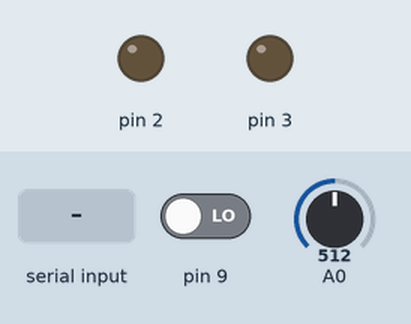
Bench run of a sketch on a simulated Arduino Uno, built with avr-gcc and run on an emulated ATmega328P. On the bench: output pins drawn as LEDs (lit = HIGH). Inputs (shaded band) come from the test bench; at power-on: pin 9 LOW, A0 = 512. What the sketch prints to the serial monitor is not drawn.

Above: at 1.2 s.
1.3 s: "1\n" received over Serial
At 2.2 s:
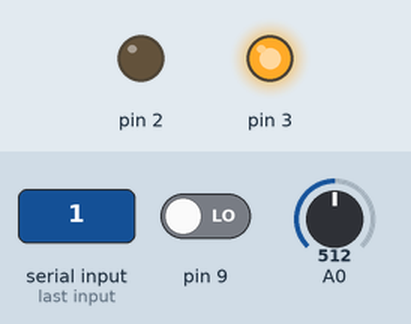
3.1 s: byte 8 (8) received over Serial
At 3.5 s:
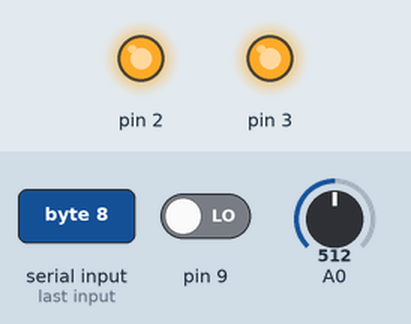
4.7 s: byte 11 (11) received over Serial
At 6.0 s:
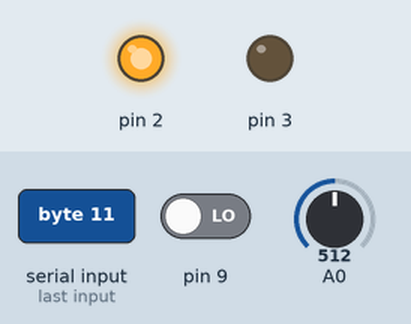
6.3 s: "0\n" received over Serial
At 7.4 s:
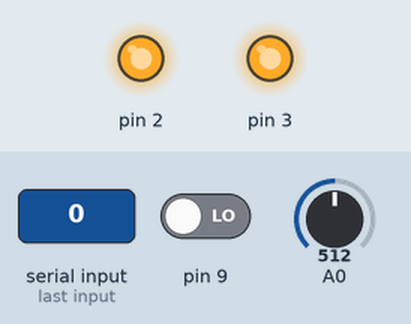
Timing chart, 0 to 9.1 s (numbered marks = the images above; inputs shaded):
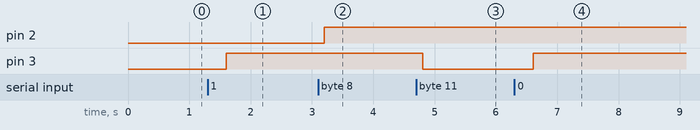

The sketch:

preguntas.ino
```cpp
int potenciometro = 0;
boolean validar;
int counter =0;
char sobre[20];
String recibido;

int opcion = 0;
int opcionTemp = 0;

int pul = 0;
int pulTemp = 0;

void setup() {
  // put your setup code here, to run once:
  Serial.begin(9600);

  pinMode(2, OUTPUT);
  pinMode(3, OUTPUT);
  pinMode(9, INPUT);
}

void loop() {
  // put your main code here, to run repeatedly:

  potenciometro = analogRead(A0);

  opcion = map(potenciometro, 0, 1000, 1, 4);

  if(opcionTemp != opcion){
    Serial.println(opcion);
    opcionTemp = opcion;
  }


  pul = digitalRead(9);

  if(pulTemp != pul){
    if(pul+5 == 6){
     Serial.println(6);
    }
    pulTemp = pul;
  }


  recibirDatos();


delay(200);
}

void recibirDatos(){

}

void serialEvent(){

    int inByte = Serial.read(); //read the incoming byte


     if(inByte == 8){
      digitalWrite(2, HIGH);

    }

if(inByte == 9){
      digitalWrite(2, LOW);
      digitalWrite(3, LOW);
    }


    if(inByte == 10){

      digitalWrite(3, HIGH);
    }

if(inByte == 11){

      digitalWrite(3, LOW);
    }


}
```

Measured:
- after the input at 1.3 s, pin 3: LOW → HIGH after 0.30 s
- after the input at 3.1 s, pin 2: LOW → HIGH after 0.10 s
- after the input at 4.7 s, pin 3: HIGH → LOW after 0.10 s
- after the input at 6.3 s, pin 3: LOW → HIGH after 0.31 s
